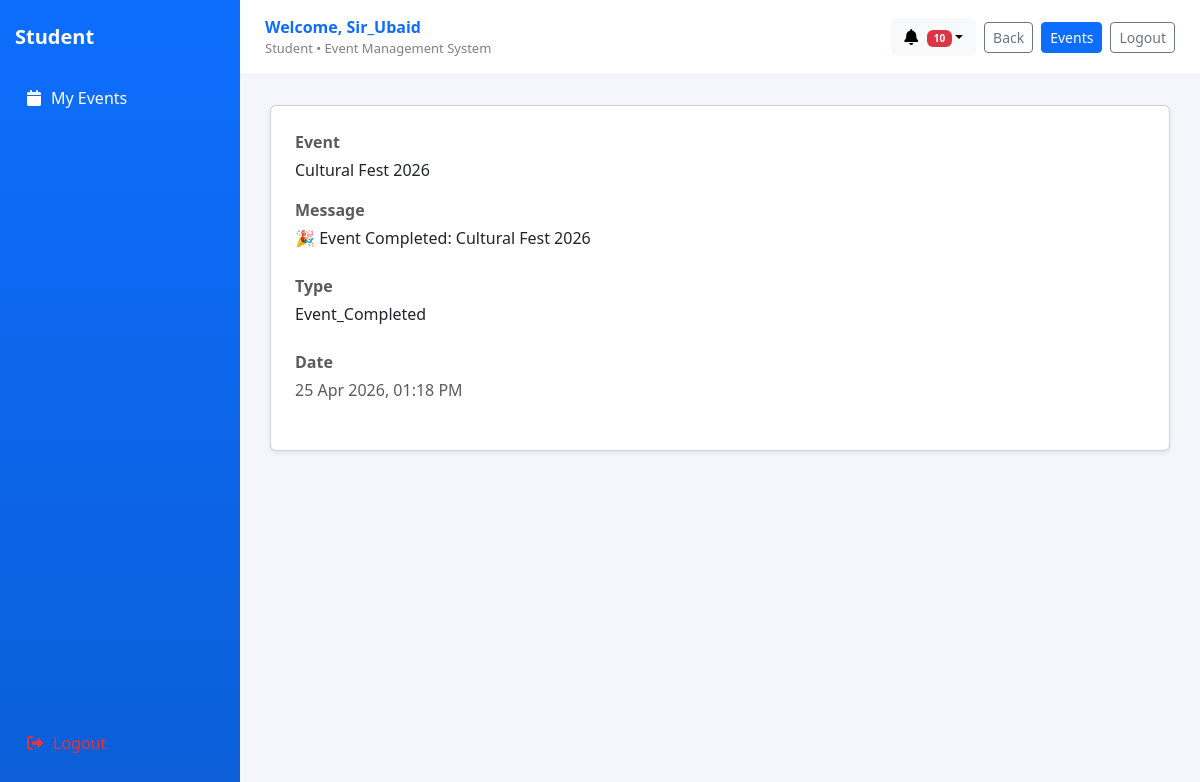
Screenshot of /notifications/107/ (signed in) with the database file from the repository.
### events/models.py (models this page shows, shortened)
class Notification(models.Model):
    NOTIF_TYPES = [
        ('event_assigned', 'Event Assigned'),
        ('event_announced', 'Event Announced'),
        ('event_completed', 'Event Completed'),
        ('announcement', 'Announcement'),
        ('feedback', 'Feedback'),
        ('general', 'General'),
    ]
    user = models.ForeignKey(
        User,
        on_delete=models.CASCADE,
        related_name='notifications'
    )
    event = models.ForeignKey(
        Event,
        on_delete=models.CASCADE,
        null=True,
        blank=True
    )
    notification_type = models.CharField(
        max_length=50,
        choices=NOTIF_TYPES,
        default='general'
    )
    message = models.TextField()
    is_read = models.BooleanField(default=False)
    created_at = models.DateTimeField(auto_now_add=True)
    class Meta:
        ordering = ['-created_at']

class Event(models.Model):
    name = models.CharField(max_length=200)
    category = models.ForeignKey(Category, on_delete=models.CASCADE)
    description = models.TextField(blank=True)
    organizer = models.ForeignKey(
        User,
        on_delete=models.SET_NULL,
        null=True,
        blank=True,
        related_name="organized_events"
    )
    venue = models.CharField(max_length=255, blank=True, null=True)
    date = models.DateField(null=True, blank=True)
    status = models.CharField(
        max_length=20,
        choices=EventStatus.choices,
        default=EventStatus.CREATED
    )
    created_at = models.DateTimeField(auto_now_add=True)
    class Meta:
        ordering = ['-created_at']

### events/views.py (the view)
# urls.py: path('notifications/<int:notification_id>/', views.notification_detail, name='notification_detail'),
@login_required
def notification_detail(request, notification_id):
    notif = get_object_or_404(request.user.notifications, id=notification_id)
    notif.is_read = True
    notif.save()
    if notif.notification_type == "announcement" and notif.event:
        return redirect("events:event_announcements", event_id=notif.event.id)
    return render(request, "events/notification_detail.html", {
        "notif": notif
    })

### events/context_processors.py (called while the page is built)
def notifications_context(request):
    if not request.user.is_authenticated:
        return {}
    user_notifications = Notification.objects.filter(
        user=request.user
    ).order_by("-created_at")
    unread_count = user_notifications.filter(is_read=False).count()
    return {
        "notifications": user_notifications[:10],
        "unread_notifications": unread_count
    }

### events/templates/events/notification_detail.html (shortened to what this page needs)
{% extends "accounts/dashboard_base.html" %}
{% block content %}
<div class="box">
    <div class="card p-4 shadow-sm">
        <div class="mb-3">
            <p class="mb-1 fw-semibold text-muted">Event</p>
            <p class="fs-6 mb-0">
                {% if notif.event %}
                    {{ notif.event.name }}
                {% else %}
                    System Notification
                {% endif %}
            </p>
        </div>
        <div class="mb-4">
            <p class="mb-1 fw-semibold text-muted">Message</p>
            <p class="fs-6 mb-0">
                {{ notif.message }}
            </p>
        </div>
        <div class="mb-4">
            <p class="mb-1 fw-semibold text-muted">Type</p>
            <p class="text-dark mb-0">
                {{ notif.notification_type|title }}
            </p>
        </div>
        <div class="mb-4">
            <p class="mb-1 fw-semibold text-muted">Date</p>
            <p class="text-muted mb-0">
                {{ notif.created_at|date:"d M Y, h:i A" }}
            </p>
        </div>
    </div>
</div>
{% endblock %}

### accounts/templates/accounts/dashboard_base.html (shortened to what this page needs)
{% load static %}
<!DOCTYPE html>
<html lang="en">
<head>
    <link href="https://cdn.jsdelivr.net/npm/bootstrap@5.3.3/dist/css/bootstrap.min.css" rel="stylesheet">
    <link rel="stylesheet" href="https://cdnjs.cloudflare.com/ajax/libs/font-awesome/6.4.0/css/all.min.css">
</head>
<body>
<div class="layout">
    <div class="sidebar">
        <h5>
            {% if request.user.is_superuser %}
                Admin
            {% else %}
                {{ role|default:"student"|title }}
            {% endif %}
        </h5>
        {% if role == 'organizer' %}
            <a href="{% url 'events:dashboard' %}" class="nav-link">
                <i class="fa fa-home"></i> Dashboard
            </a>
            <a href="{% url 'events:my_events' %}" class="nav-link">
                <i class="fa fa-calendar"></i> My Events
            </a>
            <a href="{% url 'events:send_announcement' %}" class="nav-link">
                <i class="fa fa-bullhorn"></i> Announcements
            </a>
        {% else %}
            <a href="{% url 'events:my_events' %}" class="nav-link">
                <i class="fa fa-calendar"></i> My Events
            </a>
        {% endif %}
        <div class="mt-auto">
            <a href="{% url 'logout' %}" class="nav-link text-danger">
                <i class="fa fa-sign-out-alt"></i> Logout
            </a>
        </div>
    </div>
    <div class="main">
        <div class="topbar">
            <div>
                <div class="welcome">
                    Welcome, {{ request.user.username }}
                </div>
                <div class="subtext">
                    {% if request.user.is_superuser %}
                        Admin
                    {% else %}
                        {{ role|default:"student"|title }}
                    {% endif %}
                    • Event Management System
                </div>
            </div>
            <div class="d-flex align-items-center gap-2">
                <div class="dropdown position-relative">
                    <button class="btn btn-light position-relative dropdown-toggle" data-bs-toggle="dropdown">
                        <i class="fa fa-bell"></i>
                        {% if notifications %}
                            {% if notifications|length > 0 %}
                                <span class="badge bg-danger notif-badge">
                                    {{ notifications|length }}
                                </span>
                            {% endif %}
                        {% endif %}
                    </button>
                </div>
                <button onclick="history.back()" class="btn btn-outline-secondary btn-sm">
                    Back
                </button>
                {% if request.user.is_superuser %}
                    <a href="/admin/" class="btn btn-primary btn-sm">Admin</a>
                {% elif role == 'organizer' %}
                    <a href="{% url 'events:dashboard' %}" class="btn btn-primary btn-sm">Dashboard</a>
                {% else %}
                    <a href="{% url 'events:available_events' %}" class="btn btn-primary btn-sm">Events</a>
                {% endif %}
                <a href="{% url 'logout' %}" class="btn btn-outline-secondary btn-sm">Logout</a>
            </div>
        </div>
        <div class="content">
            {% block content %}{% endblock %}
        </div>
    </div>
</div>
</body>
</html>

### accounts/templates/accounts/dashboard_base.html (style rules this page uses)
body { margin: 0; font-family: 'Segoe UI', sans-serif; background: #f4f6fb; }
.layout { display: flex; min-height: 100vh; }
.sidebar { width: 240px; background: linear-gradient(180deg, #0d6efd, #0b5ed7); color: white; padding: 25px 15px; display: flex; flex-direction: column; }
.sidebar h5 { margin-bottom: 25px; font-weight: 600; text-transform: capitalize; }
.nav-link { color: white; padding: 12px; border-radius: 8px; margin-bottom: 8px; display: flex; align-items: center; gap: 10px; text-decoration: none; }
.main { flex: 1; display: flex; flex-direction: column; }
.topbar { height: 75px; background: white; border-bottom: 1px solid #eee; display: flex; justify-content: space-between; align-items: center; padding: 0 25px; }
.welcome { font-size: 16px; font-weight: 700; color: #0d6efd; }
.subtext { font-size: 13px; color: gray; }
.content { padding: 30px; }
.notif-badge { position: absolute; top: -5px; right: -5px; font-size: 10px; }

### rows the page displays
Notification: event.name "Cultural Fest 2026", message "🎉 Event Completed: Cultural Fest 2026", notification_type "Event_Completed", created_at "25 Apr 2026, 01:18 PM"

### other values shown
{{ role|default:"student"|title }} "Student"
{{ request.user.username }} "Sir_Ubaid"
{{ notifications|length }} "10"
